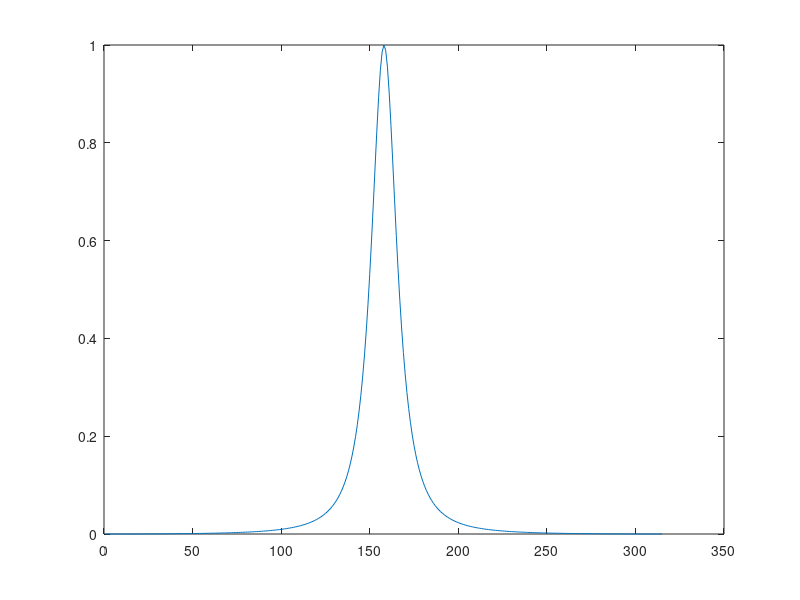
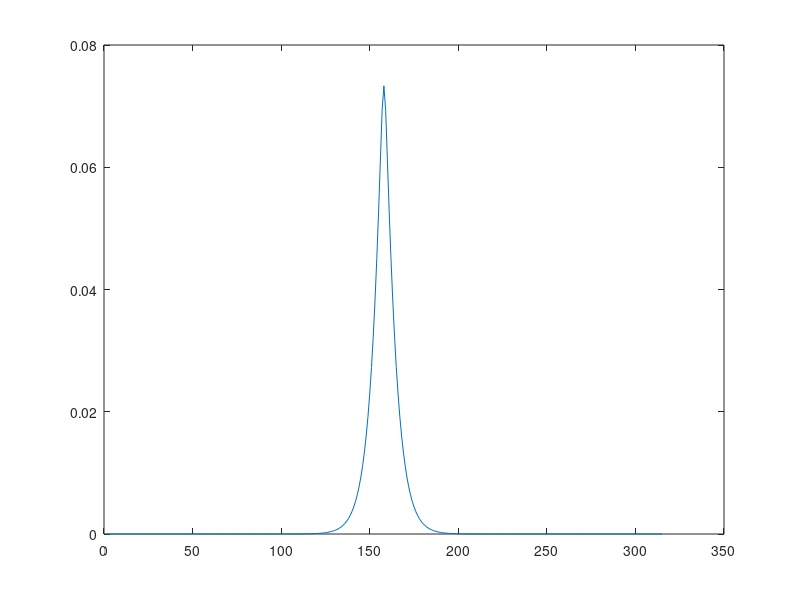
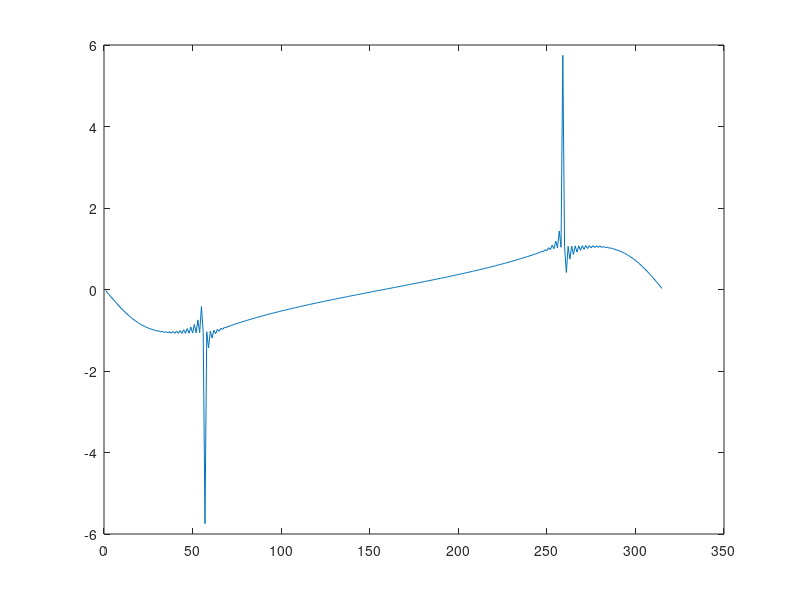

Write the MATLAB code that produced these figures, in order.
theta = -0.5*pi:0.01:0.5*pi;

a = 1; b =10; c=1.5;
cost = cos(theta);
sint = sin(theta);
f = sint;

psd = a ./ (1 + b*b * f.*f).^(0.5*(c+1)) ;

rho = cost.^2 .* psd ;

Frho = fftshift(fft(rho)) / max(size(rho));
Prho = sqrt(Frho .* conj(Frho));


figure(1); plot(rho);
figure(2); plot(Prho);
figure(3); plot(imag(Frho) ./ real(Frho));
